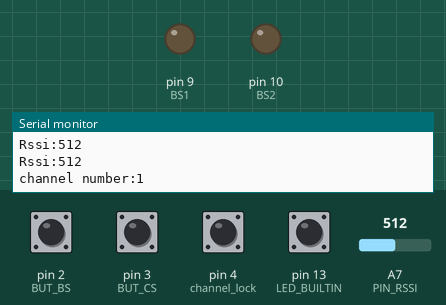
Recording of a program running on a simulated Arduino Nano, built with avr-gcc and run on an emulated ATmega328P. On the bench: output pins drawn as LEDs (lit = HIGH), the last lines printed to the serial monitor. The test bench sets the inputs (shaded band); at power-on: pin 2 (BUT_BS), pin 3 (BUT_CS), pin 4 (channel_lock), pin 13 (LED_BUILTIN) HIGH, A7 (PIN_RSSI) = 512. Pins used as bus, display or sensor lines are not drawn.

Above: at 2.0 s.
2.1 s: pin 2 (BUT_BS) pulsed LOW 5 times (0.12 s each, 0.3 s apart)
At 4.0 s:
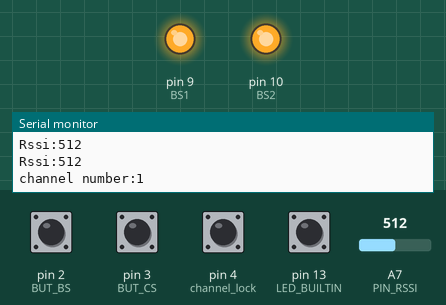
5.1 s: pin 2 (BUT_BS) pulled LOW for 0.15 s
At 5.6 s:
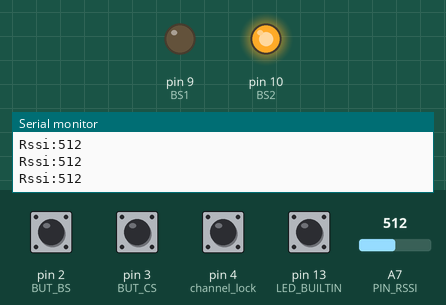
6.7 s: pin 2 (BUT_BS) pulled LOW for 1 s
At 8.1 s:
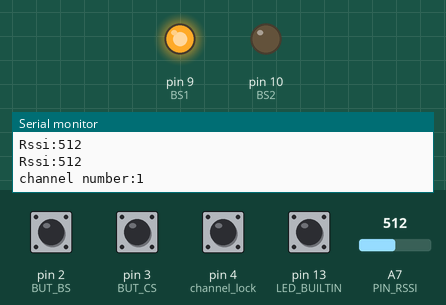
Timing chart, 0 to 9.7 s (numbered marks = the images above; inputs shaded):
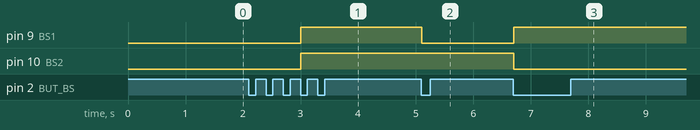

The program:

main.cpp
```cpp
#include <Arduino.h>
#include <avr/wdt.h>

void change_band(int band);
void search_channel();
void BS_IRQ();
void CS_IRQ();
void locked_blinky();
void change_channel(int i);
void write_digit(int num);

int band_counter = 0;
int channel_counter = 0;
int bounce_time = 0;
int bounce_time2 = 0;
int bool_locked = 0;
int bool_change_band = 0;
int bool_manuel_change_channel = 0;

const int level = 198; //entspricht pwm summe von 3,3V

enum band{
  IRC,
  RACE,
  BANDA,
  BANDE
};

//band select button
const int BUT_BS = 2;
//channel select button
const int BUT_CS = 3;

//channel switches
const int CS1 = 6;
const int CS2 = 8;
const int CS3 = 7;

//band switches
const int BS1 = 9;
const int BS2 = 10;

//rssi pin
const int PIN_RSSI = A7;

//channel lock band lock
const int channel_lock = 4;

//7 segment display
const int SS_A = A5;
const int SS_B = A6;
const int SS_C = A2;
const int SS_D = A1;
const int SS_E = A0;
const int SS_F = A4;
const int SS_G = A3;


void setup() {
  // put your setup code here, to run once:

  Serial.begin(9600);

  pinMode(CS1, OUTPUT);
  pinMode(CS2, OUTPUT);
  pinMode(CS3, OUTPUT);

  pinMode(BS1, OUTPUT);
  pinMode(BS2, OUTPUT);

  pinMode(SS_A, OUTPUT);
  pinMode(SS_B, OUTPUT);
  pinMode(SS_C, OUTPUT);
  pinMode(SS_D, OUTPUT);
  pinMode(SS_E, OUTPUT);
  pinMode(SS_F, OUTPUT);
  pinMode(SS_G, OUTPUT);

  digitalWrite(CS1, LOW);
  digitalWrite(CS2, HIGH);
  digitalWrite(CS3, LOW);

  digitalWrite(BS1, LOW);
  digitalWrite(BS2, LOW);

  digitalWrite(SS_A, LOW);
  digitalWrite(SS_B, LOW);
  digitalWrite(SS_C, LOW);
  digitalWrite(SS_D, LOW);
  digitalWrite(SS_E, LOW);
  digitalWrite(SS_F, LOW);
  digitalWrite(SS_G, LOW);

  pinMode(BUT_BS, INPUT_PULLUP);
  pinMode(BUT_CS, INPUT_PULLUP);
  pinMode(channel_lock, INPUT_PULLUP);
  pinMode(PIN_RSSI, INPUT);

  attachInterrupt(digitalPinToInterrupt(BUT_BS), &BS_IRQ, FALLING);
  attachInterrupt(digitalPinToInterrupt(BUT_CS), &CS_IRQ, FALLING);

  change_band(1);
  change_channel(3);
}

void loop() {
  wdt_enable(WDTO_250MS);
  if(bool_locked){
    locked_blinky();
  }
  if(bool_change_band){
    change_band(band_counter);
    bool_change_band = 0;
  }
  if(bool_manuel_change_channel){
    change_channel(channel_counter);
    write_digit(channel_counter+1);
    bool_manuel_change_channel = 0;
  }
  detachInterrupt(BUT_BS);
  detachInterrupt(BUT_CS);
  delay(2);
  attachInterrupt(digitalPinToInterrupt(BUT_BS), &BS_IRQ, FALLING);
  attachInterrupt(digitalPinToInterrupt(BUT_CS), &CS_IRQ, FALLING);
  wdt_reset();

}
//manual channel switch interrupt service routine
void CS_IRQ(){
  detachInterrupt(digitalPinToInterrupt(BUT_CS));
  // if(millis()> (bounce_time2+200)){
  delay(200);
  if(true){
    bounce_time2 = millis();

    if(!digitalRead(channel_lock)){
      Serial.println(F("locked!"));
      bool_locked = 1;
    }else{
      //  if(!digitalRead(LED_BUILTIN)){
      // digitalWrite(LED_BUILTIN,HIGH);
      // }else{
      //   digitalWrite(LED_BUILTIN,LOW);
      // }

      channel_counter++;
      if(channel_counter >7){
        channel_counter = 0;
      }
      bool_manuel_change_channel = 1;
    }
  }
  attachInterrupt(digitalPinToInterrupt(BUT_CS), &CS_IRQ, FALLING);
}

//manual band switch interrupt service routine
void BS_IRQ(){
  detachInterrupt(digitalPinToInterrupt(BUT_BS));
  // if(millis()> (bounce_time+200)){
  delay(200);
  if(true){
    bounce_time = millis();

    if(!digitalRead(channel_lock)){
      Serial.println(F("locked!"));
      bool_locked = 1;

    }else{

      // if(!digitalRead(LED_BUILTIN)){
      // digitalWrite(LED_BUILTIN,HIGH);
      // }else{
      //   digitalWrite(LED_BUILTIN,LOW);
      // }

      band_counter++;
      if(band_counter >3){
        band_counter = 0;
      }
      bool_change_band = 1;
    }
  }
  attachInterrupt(digitalPinToInterrupt(BUT_BS), &BS_IRQ, FALLING);
}

void change_band(int bandselect){

  if(!digitalRead(LED_BUILTIN)){
    digitalWrite(LED_BUILTIN,HIGH);
    }else{
      digitalWrite(LED_BUILTIN,LOW);
    }

  switch(bandselect){
    case IRC:
      digitalWrite(BS1, HIGH);
      digitalWrite(BS2, HIGH);
      Serial.println(F("IRC/FS"));
      break;

    case RACE:
      digitalWrite(BS1, LOW);
      digitalWrite(BS2, LOW);
      Serial.println(F("Raceband"));
      break;

    case BANDA:
      digitalWrite(BS1, LOW);
      digitalWrite(BS2, HIGH);
      Serial.println(F("BandA"));
      break;

    case BANDE:
      digitalWrite(BS1, HIGH);
      digitalWrite(BS2, LOW);
      Serial.println(F("BandE"));
      break;
  }
  search_channel();
  write_digit(bandselect+1);
}

//LSB counting
void change_channel(int i){
    switch(i){
      case 0:
        digitalWrite(CS1, LOW);
        digitalWrite(CS2, LOW);
        digitalWrite(CS3, LOW);
        break;

      case 1:
        digitalWrite(CS1, LOW);
        digitalWrite(CS2, LOW);
        digitalWrite(CS3, HIGH);
        break;

      case 2:
        digitalWrite(CS1, LOW);
        digitalWrite(CS2, HIGH);
        digitalWrite(CS3, LOW);
        break;

      case 3:
        digitalWrite(CS1, LOW);
        digitalWrite(CS2, HIGH);
        digitalWrite(CS3, HIGH);
        break;

      case 4:
        digitalWrite(CS1, HIGH);
        digitalWrite(CS2, LOW);
        digitalWrite(CS3, LOW);
        break;

      case 5:
        digitalWrite(CS1, HIGH);
        digitalWrite(CS2, LOW);
        digitalWrite(CS3, HIGH);
        break;

      case 6:
        digitalWrite(CS1, HIGH);
        digitalWrite(CS2, HIGH);
        digitalWrite(CS3, LOW);
        break;

      case 7:
        digitalWrite(CS1, HIGH);
        digitalWrite(CS2, HIGH);
        digitalWrite(CS3, HIGH);
        break;
    }
}

//RSSI strenght: 1,875 V good signal; 1,148 V channel mismatch; 0,7 V no signal
void search_channel(){
  int rssi = 0;
  int rssi_pair[] = {0,0};

  for(int i = 0; i<8; i++){
    change_channel(i);
    delay(100);
    rssi = analogRead(PIN_RSSI);
    Serial.print(F("Rssi:"));
    Serial.println(rssi);
    if(rssi > rssi_pair[0]){
      rssi_pair[0] = rssi;
      rssi_pair[1] = i;
    }
    if(!digitalRead(LED_BUILTIN)){
      digitalWrite(LED_BUILTIN,HIGH);
    }else{
      digitalWrite(LED_BUILTIN,LOW);
    }
    wdt_reset();
  }

  change_channel(rssi_pair[1]);
  channel_counter = rssi_pair[1];
  // write_digit(rssi_pair[1]+1);

  Serial.print(F("channel number:"));
  Serial.println(rssi_pair[1]+1);
}

void locked_blinky(){
  for(int i = 0; i<=5; i++){
    if(!digitalRead(LED_BUILTIN)){
      digitalWrite(LED_BUILTIN,HIGH);
    }else{
      digitalWrite(LED_BUILTIN,LOW);
    }
    delay(30);
  }
  bool_locked = 0;
}

void write_digit(int num){
  //del old numbers
  digitalWrite(SS_A, HIGH);
  digitalWrite(SS_B, HIGH);
  digitalWrite(SS_C, HIGH);
  digitalWrite(SS_D, HIGH);
  digitalWrite(SS_E, HIGH);
  digitalWrite(SS_F, HIGH);
  digitalWrite(SS_G, HIGH);

  switch(num){
    case 1:
      digitalWrite(SS_B, LOW);
      digitalWrite(SS_C, LOW);
      break;

    case 2:
      digitalWrite(SS_A, LOW);
      digitalWrite(SS_B, LOW);
      digitalWrite(SS_G, LOW);
      digitalWrite(SS_E, LOW);
      digitalWrite(SS_D, LOW);
      break;

    case 3:
      digitalWrite(SS_A, LOW);
      digitalWrite(SS_B, LOW);
      digitalWrite(SS_G, LOW);
      digitalWrite(SS_C, LOW);
      digitalWrite(SS_D, LOW);
      break;

    case 4:
      digitalWrite(SS_F, LOW);
      digitalWrite(SS_B, LOW);
      digitalWrite(SS_G, LOW);
      digitalWrite(SS_C, LOW);
      break;

    case 5:
      digitalWrite(SS_A, LOW);
      digitalWrite(SS_F, LOW);
      digitalWrite(SS_G, LOW);
      digitalWrite(SS_C, LOW);
      digitalWrite(SS_D, LOW);
      break;

    case 6:
      digitalWrite(SS_A, LOW);
      digitalWrite(SS_F, LOW);
      digitalWrite(SS_G, LOW);
      digitalWrite(SS_E, LOW);
      digitalWrite(SS_D, LOW);
      digitalWrite(SS_C, LOW);
      break;

    case 7:
      digitalWrite(SS_A, LOW);
      digitalWrite(SS_B, LOW);
      digitalWrite(SS_C, LOW);
      break;

    case 8:
      digitalWrite(SS_A, LOW);
      digitalWrite(SS_B, LOW);
      digitalWrite(SS_C, LOW);
      digitalWrite(SS_D, LOW);
      digitalWrite(SS_E, LOW);
      digitalWrite(SS_F, LOW);
      digitalWrite(SS_G, LOW);
      break;
  }
}
```

Measured:
- after the input at 2.1 s, pin 9 (BS1), pin 10 (BS2): LOW → HIGH after 0.90 s
- after the input at 5.1 s, pin 9 (BS1): HIGH → LOW at once
- after the input at 6.7 s, pin 9 (BS1): LOW → HIGH at once; pin 10 (BS2): HIGH → LOW at once
